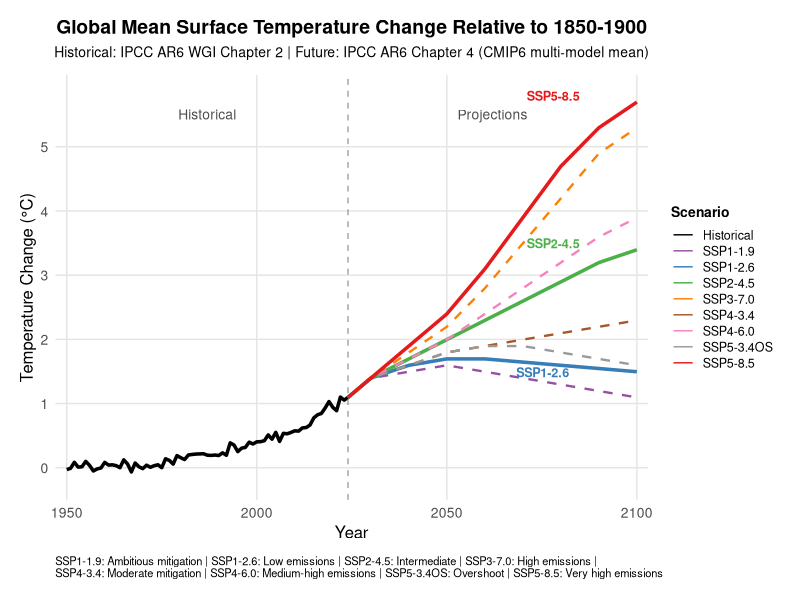
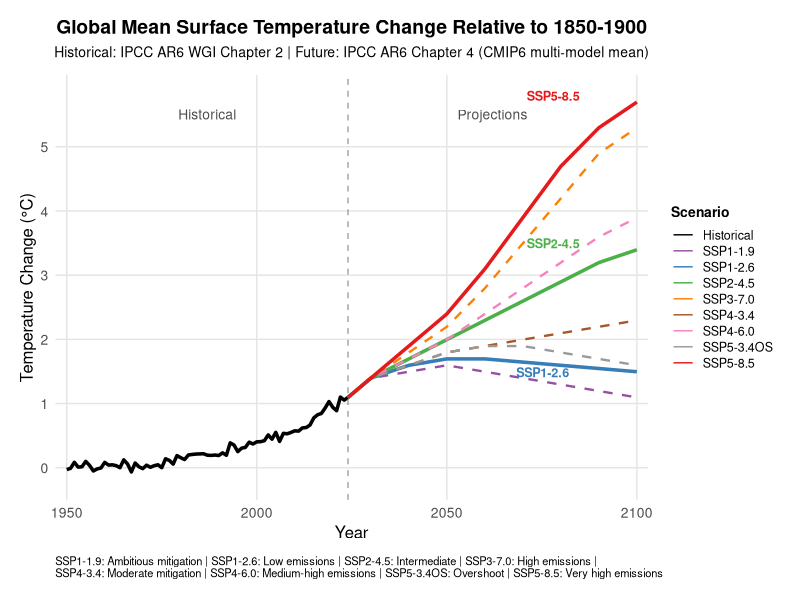

Reproduce these figures in R, in order.
# Load required libraries
library(ggplot2)
library(dplyr)
library(tidyr)

# Extended color scheme for all SSP scenarios
all_ssp_colors <- c(
  "Historical" = "black",
  "SSP1-1.9" = "#984EA3",     # Purple
  "SSP1-2.6" = "#377EB8",     # Blue
  "SSP2-4.5" = "#4DAF4A",     # Green
  "SSP3-7.0" = "#FF7F00",     # Orange
  "SSP4-3.4" = "#A65628",     # Brown
  "SSP4-6.0" = "#F781BF",     # Pink
  "SSP5-3.4OS" = "#999999",   # Gray
  "SSP5-8.5" = "#E41A1C"      # Red
)

# Create dataset with ALL AR6 scenarios
create_all_ssp_data <- function() {
  years <- 1950:2100
  historical_years <- 1950:2024

  # Historical data (same as before)
  set.seed(123)
  historical_temp <- numeric(length(historical_years))

  for(i in 1:length(historical_years)) {
    year <- historical_years[i]
    if(year <= 1970) {
      base_warming <- (year - 1950) * 0.002
    } else if(year <= 1990) {
      base_warming <- 0.04 + (year - 1970) * 0.009
    } else if(year <= 2010) {
      base_warming <- 0.22 + (year - 1990) * 0.016
    } else {
      base_warming <- 0.54 + (year - 2010) * 0.04
    }
    historical_temp[i] <- base_warming + rnorm(1, 0, 0.05)
  }

  scaling_factor <- 1.1 / max(historical_temp)
  historical_temp <- historical_temp * scaling_factor
  base_2024 <- historical_temp[length(historical_temp)]

  historical_df <- data.frame(
    Year = historical_years,
    Temperature_Change = historical_temp,
    Scenario = "Historical",
    Source = "IPCC AR6 WGI Chapter 2 (1950-2024)",
    Category = "Historical"
  )

  # Future projections (2024-2100) for ALL scenarios
  future_years <- 2024:2100

  # Define temperature trajectories for all AR6 scenarios
  # Based on IPCC AR6 Chapter 4, Table 4.5
  scenarios <- list(
    "SSP1-1.9" = data.frame(
      Year = c(2024, 2030, 2040, 2050, 2060, 2070, 2080, 2090, 2100),
      Temp = c(base_2024,
               base_2024 + 0.3,
               base_2024 + 0.4,
               base_2024 + 0.5,
               base_2024 + 0.4,
               base_2024 + 0.3,
               base_2024 + 0.2,
               base_2024 + 0.1,
               base_2024 + 0.0)
    ),
    "SSP1-2.6" = data.frame(
      Year = c(2024, 2030, 2040, 2050, 2060, 2070, 2080, 2090, 2100),
      Temp = c(base_2024,
               base_2024 + 0.3,
               base_2024 + 0.5,
               base_2024 + 0.6,
               base_2024 + 0.6,
               base_2024 + 0.55,
               base_2024 + 0.5,
               base_2024 + 0.45,
               base_2024 + 0.4)
    ),
    "SSP2-4.5" = data.frame(
      Year = c(2024, 2030, 2040, 2050, 2060, 2070, 2080, 2090, 2100),
      Temp = c(base_2024,
               base_2024 + 0.3,
               base_2024 + 0.6,
               base_2024 + 0.9,
               base_2024 + 1.2,
               base_2024 + 1.5,
               base_2024 + 1.8,
               base_2024 + 2.1,
               base_2024 + 2.3)
    ),
    "SSP3-7.0" = data.frame(
      Year = c(2024, 2030, 2040, 2050, 2060, 2070, 2080, 2090, 2100),
      Temp = c(base_2024,
               base_2024 + 0.3,
               base_2024 + 0.7,
               base_2024 + 1.1,
               base_2024 + 1.7,
               base_2024 + 2.4,
               base_2024 + 3.1,
               base_2024 + 3.8,
               base_2024 + 4.2)
    ),
    "SSP4-3.4" = data.frame(
      Year = c(2024, 2030, 2040, 2050, 2060, 2070, 2080, 2090, 2100),
      Temp = c(base_2024,
               base_2024 + 0.3,
               base_2024 + 0.5,
               base_2024 + 0.7,
               base_2024 + 0.8,
               base_2024 + 0.9,
               base_2024 + 1.0,
               base_2024 + 1.1,
               base_2024 + 1.2)
    ),
    "SSP4-6.0" = data.frame(
      Year = c(2024, 2030, 2040, 2050, 2060, 2070, 2080, 2090, 2100),
      Temp = c(base_2024,
               base_2024 + 0.3,
               base_2024 + 0.6,
               base_2024 + 0.9,
               base_2024 + 1.3,
               base_2024 + 1.7,
               base_2024 + 2.1,
               base_2024 + 2.5,
               base_2024 + 2.8)
    ),
    "SSP5-3.4OS" = data.frame(
      Year = c(2024, 2030, 2040, 2050, 2060, 2070, 2080, 2090, 2100),
      Temp = c(base_2024,
               base_2024 + 0.3,
               base_2024 + 0.5,
               base_2024 + 0.7,
               base_2024 + 0.8,
               base_2024 + 0.8,
               base_2024 + 0.7,
               base_2024 + 0.6,
               base_2024 + 0.5)
    ),
    "SSP5-8.5" = data.frame(
      Year = c(2024, 2030, 2040, 2050, 2060, 2070, 2080, 2090, 2100),
      Temp = c(base_2024,
               base_2024 + 0.3,
               base_2024 + 0.8,
               base_2024 + 1.3,
               base_2024 + 2.0,
               base_2024 + 2.8,
               base_2024 + 3.6,
               base_2024 + 4.2,
               base_2024 + 4.6)
    )
  )

  # Create interpolation function
  create_interpolation <- function(points_df, scenario_name) {
    interp <- approx(points_df$Year, points_df$Temp, xout = future_years, method = "linear")

    data.frame(
      Year = interp$x,
      Temperature_Change = interp$y,
      Scenario = scenario_name,
      Source = "IPCC AR6 Chapter 4, Table 4.5 (CMIP6 multi-model mean)",
      Category = ifelse(scenario_name %in% c("SSP1-2.6", "SSP2-4.5", "SSP5-8.5"),
                        "Selected", "Other")
    )
  }

  # Create data for all scenarios
  future_dfs <- lapply(names(scenarios), function(scen) {
    create_interpolation(scenarios[[scen]], scen)
  })

  # Combine all data
  full_df <- bind_rows(historical_df, bind_rows(future_dfs)) %>%
    arrange(Scenario, Year)

  return(full_df)
}

# Create the original style plot with all scenarios and correct line types
create_all_scenarios_plot <- function(data) {
  p <- ggplot(data, aes(x = Year, y = Temperature_Change,
                        color = Scenario, group = Scenario,
                        linetype = Category, size = Category)) +
    geom_line() +
    scale_color_manual(values = all_ssp_colors) +
    # CORRECTED: Solid for selected, dashed for others
    scale_linetype_manual(
      values = c("Historical" = "solid", "Selected" = "solid", "Other" = "dashed"),
      guide = "none"  # We'll add a custom annotation instead
    ) +
    scale_size_manual(
      values = c("Historical" = 1.2, "Selected" = 1.2, "Other" = 0.8),
      guide = "none"  # Don't show size in legend
    ) +
    scale_y_continuous(
      limits = c(-0.5, 5.8),
      breaks = seq(0, 5, by = 1),
      expand = expansion(mult = c(0, 0.05))
    ) +
    scale_x_continuous(
      limits = c(1950, 2100),
      breaks = c(1950, 2000, 2050, 2100),
      expand = expansion(mult = c(0.02, 0.02))
    ) +
    labs(
      title = "Global Mean Surface Temperature Change Relative to 1850-1900",
      subtitle = "Historical: IPCC AR6 WGI Chapter 2 | Future: IPCC AR6 Chapter 4 (CMIP6 multi-model mean)",
      y = "Temperature Change (°C)",
      x = "Year",
      caption = "SSP1-1.9: Ambitious mitigation | SSP1-2.6: Low emissions | SSP2-4.5: Intermediate | SSP3-7.0: High emissions |\nSSP4-3.4: Moderate mitigation | SSP4-6.0: Medium-high emissions | SSP5-3.4OS: Overshoot | SSP5-8.5: Very high emissions"
    ) +
    theme_minimal() +
    theme(
      plot.title = element_text(hjust = 0.5, face = "bold", size = 14),
      plot.subtitle = element_text(hjust = 0.5, size = 10, margin = margin(b = 10)),
      plot.caption = element_text(size = 8, hjust = 0, margin = margin(t = 10)),
      axis.title = element_text(size = 12),
      axis.text = element_text(size = 10),
      panel.grid.major = element_line(color = "grey90", linewidth = 0.5),
      panel.grid.minor = element_blank(),
      legend.position = "right",
      legend.title = element_text(size = 10, face = "bold"),
      legend.text = element_text(size = 9),
      legend.key.height = unit(0.8, "lines"),
      plot.margin = unit(c(0.5, 0.5, 0.5, 0.5), "cm")
    ) +
    geom_vline(xintercept = 2024, linetype = "dashed", color = "grey50", alpha = 0.7) +
    annotate("text", x = 1987, y = 5.5,
             label = "Historical", size = 3.5, color = "grey30") +
    annotate("text", x = 2062, y = 5.5,
             label = "Projections", size = 3.5, color = "grey30") +
    # Add labels for the three selected scenarios
    annotate("text", x = 2085, y = filter(data, Year == 2100 & Scenario == "SSP5-8.5")$Temperature_Change + 0.1,
             label = "SSP5-8.5", size = 3.2, color = "#E41A1C", hjust = 1, fontface = "bold") +
    annotate("text", x = 2085, y = filter(data, Year == 2100 & Scenario == "SSP2-4.5")$Temperature_Change + 0.1,
             label = "SSP2-4.5", size = 3.2, color = "#4DAF4A", hjust = 1, fontface = "bold") +
    annotate("text", x = 2085, y = filter(data, Year == 2100 & Scenario == "SSP1-2.6")$Temperature_Change + 0.1,
             label = "SSP1-2.6", size = 3.2, color = "#377EB8", vjust = 1.2, hjust = 1.2, fontface = "bold") +
    annotate("text", x = 2085, y = filter(data, Year == 2100 & Scenario == "Historical")$Temperature_Change - 0.1,
             label = "Historical", size = 3.2, color = "black", hjust = 1)
  # Add a legend annotation for line types


  return(p)
}

# Generate and display the plot
all_data <- create_all_ssp_data()
plot <- create_all_scenarios_plot(all_data)

# Display the plot
print(plot)

# Save the plot
ggsave("all_ssp_with_line_types_corrected.png", plot = plot,
       width = 12, height = 7, dpi = 300, bg = "white")

# Show scenario comparison
message("\n=== All SSP Scenarios at 2100 ===")
scenario_2100 <- all_data %>%
  filter(Year == 2100) %>%
  select(Scenario, Temperature_Change, Category) %>%
  arrange(Temperature_Change)

print(scenario_2100)

# Highlight the selected scenarios
message("\n=== Selected SSPs (Focus Scenarios) ===")
selected_2100 <- scenario_2100 %>%
  filter(Category == "Selected") %>%
  select(Scenario, Temperature_Change) %>%
  arrange(Temperature_Change)

print(selected_2100)

# Range of projections
message("\n=== Range of Temperature Projections in 2100 ===")
range_2100 <- scenario_2100 %>%
  filter(Scenario != "Historical") %>%
  summarise(
    Min_Temp = min(Temperature_Change),
    Max_Temp = max(Temperature_Change),
    Range = Max_Temp - Min_Temp
  )

print(range_2100)

message("\nLine types:")
message("- Solid lines: Historical and selected SSPs (SSP1-2.6, SSP2-4.5, SSP5-8.5)")
message("- Dashed lines: Other SSP scenarios")
message("- Bold labels: The three focus scenarios that cover the range")
message("\nThe selected SSPs represent the low (SSP1-2.6), intermediate (SSP2-4.5), and very high (SSP5-8.5) ends of the projection range.")
